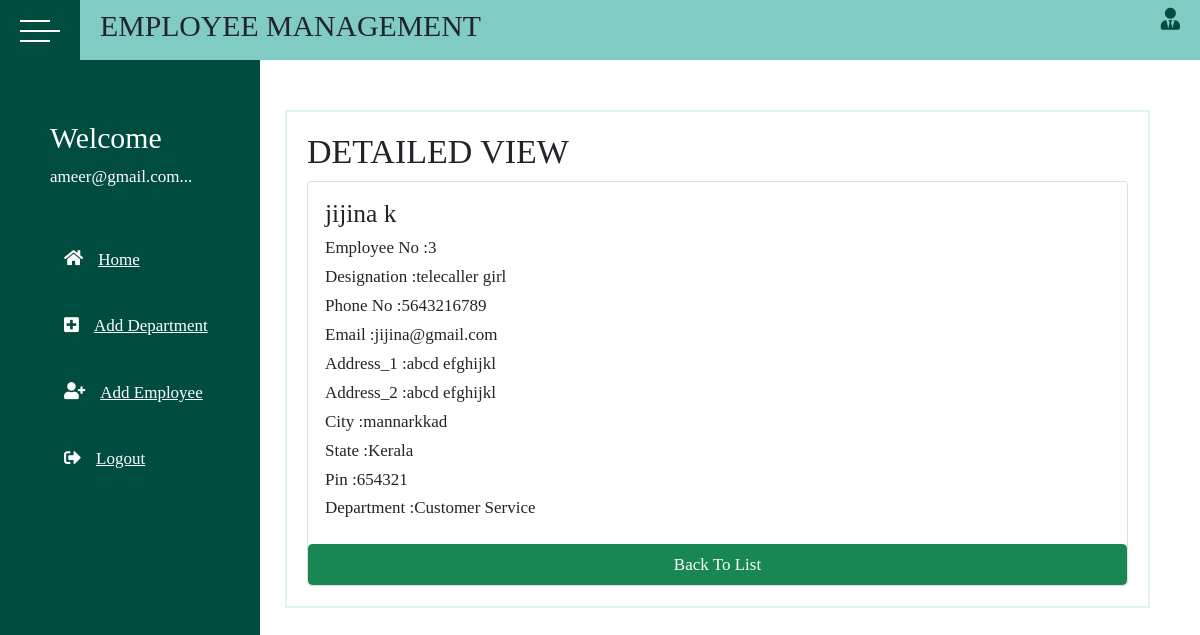
Page /centerhead/employee/view/4 (signed in) on the committed database.
### crmcuser/models.py (models this page shows, shortened)
class MyUser(AbstractBaseUser):
    email = models.EmailField(
        verbose_name='email address',
        max_length=255,
        unique=True,
    )
    phone = models.CharField(max_length=12)
    options = (
        ("admin", "admin"),
    )
    role = models.CharField(max_length=50, default="admin", choices=options)
    is_active = models.BooleanField(default=True)
    is_admin = models.BooleanField(default=False)
    objects = MyUserManager()
    USERNAME_FIELD = 'email'
    REQUIRED_FIELDS = ['phone', 'role']
    def __str__(self):
        return self.email

### centerhead/models.py (models this page shows)
class Employee(models.Model):
    emp_no=models.CharField(max_length=50)
    designation=models.CharField(max_length=50)
    f_name=models.CharField(max_length=50)
    l_name=models.CharField(max_length=50)
    phone=models.CharField(max_length=50)
    email=models.EmailField(max_length=50)
    address_1=models.TextField(max_length=50)
    address_2=models.TextField(max_length=50)
    city=models.CharField(max_length=50)
    options=(
        ("Andhra Pradesh","Andhra Pradesh"),
        ("Arunachal Pradesh","Arunachal Pradesh"),
        ("Assam","Assam"),
        ("Bihar","Bihar"),
        ("Chhattisgarh","Chhattisgarh"),
        ("Goa","Goa"),
        ("Gujarat","Gujarat"),
        ("Haryana","Haryana	"),
        ("Himachal Pradesh","Himachal Pradesh"),
        ("harkhand","harkhand"),
        ("Karnataka","Karnataka"),
        ("Kerala","Kerala"),
        ("Madhya Pradesh","Madhya Pradesh"),
        ("Maharashtra","Maharashtra"),
        ("Manipur","Manipur"),
        ("Meghalaya","Meghalaya"),
        ("Mizoram","Mizoram"),
        ("Nagaland","Nagaland"),
        ("Odisha","Odisha"),
        ("Punjab","Punjab"),
        ("Rajasthan","Rajasthan"),
        ("Sikkim","Sikkim"),
        ("Tamil Nadu","Tamil Nadu"),
        ("Telangana","Telangana"),
        ("Tripura","Tripura"),
        ("Uttar Pradesh","Uttar Pradesh"),
        ("Uttarakhand","Uttarakhand"),
        ("West Bengal","West Bengal")
    )
    state=models.CharField(max_length=50,choices=options,default="Kerala")
    pin=models.CharField(max_length=50)
    department=models.ForeignKey(Department,on_delete=models.CASCADE)

class Department(models.Model):
    dep_no=models.CharField(max_length=50)
    name=models.CharField(max_length=50)
    def __str__(self):
        return self.name

### centerhead/views.py (the view)
# urls.py: path("employee/view/<int:id>", views.ViewEmployee.as_view(), name="viewemployee"),
@method_decorator(signin_required, name="dispatch")
class ViewEmployee(DetailView):
    model = Employee
    template_name = "view_employee.html"
    pk_url_kwarg = "id"

### centerhead/templates/view_employee.html (shortened to what this page needs)
<!DOCTYPE html>
{%extends "base.html"%}
{%block body_block%}
<html lang="en">
<head>
    <link href="https://cdn.jsdelivr.net/npm/bootstrap@5.1.3/dist/css/bootstrap.min.css" rel="stylesheet"
>
</head>
<body>
<h2>DETAILED VIEW</h2>
<div class="card" style="width: 100%;">
    <div class="card-body">
        <h4 class="card-title">{{employee.f_name}} {{employee.l_name}}</h4>
        <h6 class="card-title">Employee No :{{employee.emp_no}}</h6>
        <h6 class="card-title">Designation :{{employee.designation}}</h6>
        <h6 class="card-title">Phone No :{{employee.phone}}</h6>
        <h6 class="card-title">Email :{{employee.email}}</h6>
        <h6 class="card-title">Address_1 :{{employee.address_1}}</h6>
        <h6 class="card-title">Address_2 :{{employee.address_2}}</h6>
        <h6 class="card-title">City :{{employee.city}}</h6>
        <h6 class="card-title">State :{{employee.state}}</h6>
        <h6 class="card-title">Pin :{{employee.pin}}</h6>
        <h6 class="card-title">Department :{{employee.department}}</h6>
    </div>
    <a href="{%url 'listemployee'%}" class="btn btn-success"> Back To List</a>
</div>
</body>
</html>
{%endblock%}

### centerhead/templates/base.html (shortened to what this page needs)
<!DOCTYPE html>
{%load static%}
<html lang="en">
<head>
    <link rel="stylesheet" href="{%static 'css/style.css'%}">
    <link rel="stylesheet" href="https://use.fontawesome.com/releases/v5.15.4/css/all.css"
>
    <link href="https://cdn.jsdelivr.net/npm/bootstrap@5.1.3/dist/css/bootstrap.min.css" rel="stylesheet"
>
</head>
<body>
<div class="wrapper">
    <div class="top_navbar">
        <div class="hamburger">
            <div class="hamburger__inner">
                <div class="one"></div>
                <div class="two"></div>
                <div class="three"></div>
            </div>
        </div>
        <div class="menu">
            <div class="log">
                <h3>EMPLOYEE MANAGEMENT</h3>
            </div>
            <div class="right_menu">
                <ul>
                    <li>
                        <a href=""><i class="fas fa-user-tie"></i></a>
                    </li>
                </ul>
            </div>
        </div>
    </div>
    <div class="main_container">
        <div class="sidebar">
            <div class="sidebar__inner">
                <div class="profile">
                    <div class="profile_info" style="padding-left:50px; margin-top:40px;">
                        <h3>Welcome</h3>
                        <p class="profile_name">{{request.user}}...</p>
                    </div>
                </div>
                <ul>
                    <li>
                        <a href="{%url 'listemployee'%}">
                        <span class="icon">
                            <i class="fas fa-home"></i>
                        </span>
                            <span class="title">Home</span>
                        </a>
                    </li>
                    <li>
                        <a href="{%url 'adddept'%}">
                            <span class="icon"><i class="fas fa-plus-square"></i></span>
                            <span class="title">Add Department</span>
                        </a>
                    </li>
                    <li>
                        <a href="{%url 'addemployee'%}">
                            <span class="icon"><i class="fas fa-user-plus"></i></span>
                            <span class="title">Add Employee</span>
                        </a>
                    </li>
                    <li>
                        <a href="{%url 'adminsignout'%}">
                            <span class="icon"><i class="fas fa-sign-out-alt"></i></span>
                            <span class="title">Logout</span>
                        </a>
                    </li>
                </ul>
            </div>
        </div>
        <div class="container">
            <div class="item">
                {%block body_block%}
                {%endblock%}
            </div>
        </div>
    </div>
</div>
</body>
</html>

### centerhead/static/css/style.css (style rules this page uses)
* { font-family: 'Galdeano'; font-size: 17px; margin: 0; padding: 0; list-style: none; box-sizing: border-box; text-decoration: none; font-size:10; }
.wrapper { width: 100%; height: 100%; }
.top_navbar { background: #80CBC4; height: 60px; display: flex; position: fixed; width: 100%; top: 0; }
.top_navbar .hamburger { width: 80px; background: #004D40; position: relative; font-size: 28px; }
.top_navbar .hamburger .hamburger__inner { position: absolute; top: 50%; left: 50%; transform: translate(-50%,-50%); cursor: pointer; width: 40px; height: 20px; }
.top_navbar .hamburger__inner > div { width: 30px; height: 2px; background: #fff; position: absolute; top: 0; left: 0; }
.top_navbar .hamburger div.two { top: 10px; width: 40px; }
.top_navbar .hamburger div.three { top: 20px; }
.top_navbar .menu { width: calc(100% - 80px); height: 100%; display: flex; justify-content: space-between; align-items: center; padding: 0 20px; }
.top_navbar .menu .right_menu ul { display: flex; }
.top_navbar .menu .right_menu ul li { position: relative; }
.top_navbar .menu .right_menu ul li .fas { font-size: 22px; cursor: pointer; color: #004D40; }
.main_container .sidebar { position: fixed; top: 60px; left: 0; width: 260px; height: 100%; background: #004D40; transition: all 0.3s ease; }
.main_container .sidebar .sidebar__inner { position: relative; }
.main_container .sidebar .profile { display: flex; align-items: center; color: #fff; padding: 20px 0; white-space: nowrap; transition: all 0.3s ease; }
.main_container .container { margin-top: 60px; width: calc(100% - 225px); margin-left: 225px; padding: 50px; padding-left: 60px; transition: all 0.3s ease; }
.main_container .sidebar ul li a { color: #fff; font-size: 6px; padding: 20px 30px; white-space: nowrap; display: flex; align-items: center; margin-bottom: 1px; transition: all 0.3s ease; }
.main_container .sidebar ul li a .icon { margin-right: 15px; font-size: 12px; }
.main_container .sidebar ul li a span { display: inline-block; }
.main_container .container .item { background: #fff; border: 2px solid #E0F2F1; margin-bottom: 30px; padding: 20px; font-size: 3px; line-height: 25px; }

### rows in the picture
MyUser: user "ameer@gmail.com"
Employee: f_name "jijina", l_name "k", emp_no "3", designation "telecaller girl", phone "5643216789", email "jijina@gmail.com", address_1 "abcd efghijkl", address_2 "abcd efghijkl", city "mannarkkad", state "Kerala", pin "654321", department "Customer Service"
